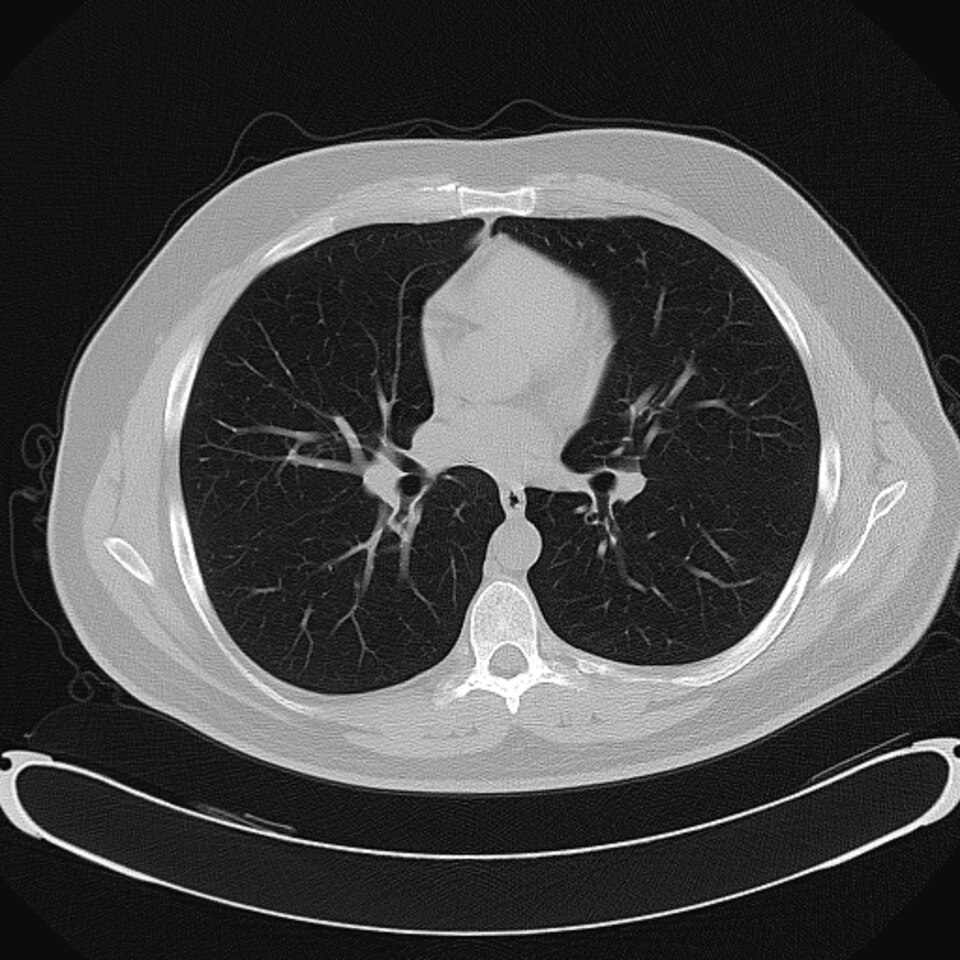
#> input picture figures/fig3_images/CT-Thorax-5.0-B70f-Lungs.jpg, 960 x 960 px, found by its file name
$ python make_hero.py
#> lines starting #> are read from the running program, lines starting #| are printed output that depends on the picture
import os, math
import numpy as np
import matplotlib
matplotlib.use('Agg')
import matplotlib.pyplot as plt
import matplotlib.image as mpimg
from matplotlib.patches import FancyBboxPatch, FancyArrowPatch, Circle, Wedge, Polygon, Rectangle
from matplotlib.lines import Line2D
import matplotlib.patheffects as pe

OUT = r'E:\综述\外科\投稿版本\新建文件夹\figures_V2'
IMG = os.path.expanduser(r'~/.scratch/fig3_images')
os.makedirs(OUT, exist_ok=True)

# ---------------- palette (deep-navy holographic, colorblind-aware) ----------------
BG      = '#0A1728'
PANEL   = '#0F2438'
EDGE    = '#1E4E70'
CYAN    = '#39C6F3'
CYAN_D  = '#1E8FBF'
ORANGE  = '#F2A93B'
GREEN   = '#3BDC97'
PURPLE  = '#B57EDC'
RED     = '#F26D6D'
TXT     = '#E8F4FB'
SUB     = '#9DC4DA'
DIM     = '#5E87A0'

plt.rcParams.update({'font.family': 'DejaVu Sans'})

def glow_line(ax, xs, ys, color, lw=2.2, n=3, alpha=0.5):
    for i in range(n, 0, -1):
        ax.plot(xs, ys, color=color, lw=lw * (1 + i * 1.6), alpha=alpha / (i * 1.8),
                solid_capstyle='round', zorder=2)
    ax.plot(xs, ys, color=color, lw=lw, zorder=3, solid_capstyle='round')

def panel(ax, x, y, w, h, title=None, edge=EDGE, fc=PANEL, title_color=SUB, lw=1.2):
    ax.add_patch(FancyBboxPatch((x, y), w, h, boxstyle='round,pad=0.006,rounding_size=0.012',
                                fc=fc, ec=edge, lw=lw, zorder=2))
    if title:
        ax.text(x + 0.012, y + h - 0.016, title, fontsize=8.5, color=title_color,
                fontweight='bold', va='top', zorder=4)

def chip(ax, x, y, w, h, text, color, fs=7.5, tc=None, lw=1.0):
    ax.add_patch(FancyBboxPatch((x, y), w, h, boxstyle='round,pad=0.004,rounding_size=0.008',
                                fc=color, ec='none', zorder=3))
    ax.text(x + w/2, y + h/2, text, ha='center', va='center', fontsize=fs,
            color=tc or '#0A1728', fontweight='bold', zorder=4)

fig = plt.figure(figsize=(12.4, 12.4))
ax = fig.add_axes([0, 0, 1, 1]); ax.set_xlim(0, 1); ax.set_ylim(0, 1); ax.axis('off')
ax.add_patch(Rectangle((0, 0), 1, 1, fc=BG, ec='none', zorder=0))
# subtle radial glow at center
for r_, a_ in zip(np.linspace(0.46, 0.10, 18), np.linspace(0.015, 0.10, 18)):
    ax.add_patch(Circle((0.5, 0.60), r_, fc='#12304A', ec='none', alpha=a_, zorder=1))

# ============================ TITLE ============================
ax.text(0.5, 0.982, 'THE SURGICAL DIGITAL TWIN', ha='center', fontsize=21, color=TXT,
        fontweight='bold', zorder=5)
ax.text(0.5, 0.956, 'From Pixels to Decisions — Patient-Specific Modeling, Virtual Iteration, and Closed-Loop Optimization',
        ha='center', fontsize=10, color=CYAN, zorder=5)
ax.plot([0.30, 0.70], [0.943, 0.943], color=EDGE, lw=1.0)

# ============================ CENTRAL LOOP ============================
cx, cy, R = 0.5, 0.63, 0.185
arcs = [  # (start_deg, end_deg, color, label, sub)
    (115, 245, CYAN,   'PREOPERATIVE', 'days–hours\nplan optimization'),
    (245, 335, ORANGE, 'INTRAOPERATIVE', 'minutes–seconds\nonline updating'),
    (335, 475, GREEN,  'POSTOPERATIVE', 'weeks–months\nlongitudinal iteration'),
]
for a0, a1, col, lab, sub in arcs:
    th = np.linspace(np.deg2rad(a0), np.deg2rad(a1), 100)
    glow_line(ax, cx + R * np.cos(th), cy + R * np.sin(th), col, lw=3.2)
    # arrowhead at arc end (clockwise)
    t_mid_arrow = np.deg2rad(a1 - 4)
    t_end_arrow = np.deg2rad(a1 - 0.5)
    ax.add_patch(FancyArrowPatch((cx + R * np.cos(t_mid_arrow), cy + R * np.sin(t_mid_arrow)),
                                 (cx + R * np.cos(t_end_arrow), cy + R * np.sin(t_end_arrow)),
                                 arrowstyle='-|>', mutation_scale=26, color=col, lw=3.2, zorder=5))
    mid = np.deg2rad((a0 + a1) / 2)
    lx, ly = cx + (R + 0.043) * np.cos(mid), cy + (R + 0.043) * np.sin(mid)
    if lab == 'PREOPERATIVE':
        lx += 0.028
    ax.text(lx, ly, lab, ha='center', va='center', fontsize=8.2, color=col, fontweight='bold', zorder=6)
    sx, sy = cx + (R + 0.043) * np.cos(mid), cy + (R + 0.043) * np.sin(mid) - 0.024
    ax.text(sx, sy, sub, ha='center', va='center', fontsize=6.4, color=SUB, zorder=4)

# center panel: the mathematical core
panel(ax, cx - 0.145, cy - 0.115, 0.29, 0.23, edge=CYAN_D, fc='#0D2033')
ax.text(cx, cy + 0.092, 'VIRTUAL ITERATION', ha='center', fontsize=11.5, color=CYAN, fontweight='bold')
ax.text(cx, cy + 0.062, 'the computational core', ha='center', fontsize=7.5, color=SUB)
ax.text(cx, cy + 0.028, 'a* = argmin$_{a\\in A}$  E$_{p(s,\\theta|y)}$ [ L( f$_\\theta$(s, a), a ) ]',
        ha='center', fontsize=10.5, color=TXT)
ax.text(cx, cy + 0.000, 's.t.  g$_i$(a) ≤ 0   (clinical constraints)', ha='center', fontsize=7.8, color=ORANGE)
ax.plot([cx - 0.11, cx + 0.11], [cy - 0.018, cy - 0.018], color=EDGE, lw=0.8)
ax.text(cx, cy - 0.040, 'θ$_{t+1}$ = argmin$_\\theta$  d( f$_\\theta$(s$_t$, a$_t$), s$_{t+1}^{obs}$ )',
        ha='center', fontsize=9.5, color=GREEN)
ax.text(cx, cy - 0.066, 'bilevel loop: optimize the plan · recalibrate the model',
        ha='center', fontsize=7.2, color=SUB)
ax.text(cx, cy - 0.094, 'surgeon in the loop — ranked plans + uncertainty',
        ha='center', fontsize=7.2, color=PURPLE)

# ============================ LEFT: PHYSICAL WORLD ============================
LX, LY, LW, LH = 0.025, 0.44, 0.225, 0.42
panel(ax, LX, LY, LW, LH, 'PHYSICAL WORLD', edge=CYAN_D)
ax.text(LX + LW / 2, LY + LH - 0.045, 'patient · sensors · OR', fontsize=8, ha='center', color=SUB)
# patient glyph (supine on table)
px, py = LX + 0.052, LY + LH - 0.105
ax.add_patch(FancyBboxPatch((px - 0.038, py - 0.018), 0.118, 0.012, boxstyle='round,pad=0.002',
                            fc='#1A3A55', ec=CYAN_D, lw=0.8, zorder=3))
ax.add_patch(Circle((px - 0.014, py + 0.008), 0.011, fc=CYAN, ec='none', zorder=4))
ax.add_patch(FancyBboxPatch((px - 0.002, py - 0.001), 0.058, 0.017, boxstyle='round,pad=0.004,rounding_size=0.008',
                            fc=CYAN, ec='none', zorder=4))
ax.text(px + 0.10, py - 0.002, 'state s$_t$', fontsize=8, color=CYAN, ha='left')
# real modality images 2x2
mods = [('CT-Thorax-5.0-B70f-Lungs.jpg', 'CT'),
        ('AFIP-00405589-Glioblastoma-Radiology.jpg', 'MRI'),
        ('cardiac_mri_frame.png', 'cine MRI'),
        ('Transient Elastography (Fibroscan) of the Liver.jpg', 'US')]
ix0, iy0, iw, gap = LX + 0.016, LY + 0.105, 0.088, 0.012
for i, (fn, lab) in enumerate(mods):
    xx = ix0 + (i % 2) * (iw + gap)
    yy = iy0 + (1 - i // 2) * (iw * 0.78 + gap)
    inset = ax.inset_axes([xx, yy, iw, iw * 0.78])
    inset.imshow(mpimg.imread(os.path.join(IMG, fn)), cmap='gray', aspect='auto')
    inset.set_xticks([]); inset.set_yticks([])
    for sp in inset.spines.values():
        sp.set_edgecolor(CYAN_D); sp.set_linewidth(1.0)
    ax.text(xx + iw / 2, yy - 0.012, lab, fontsize=7, color=SUB, ha='center')
ax.text(LX + LW / 2, LY + 0.030, 'observation  y$_t$ = H(s$_t$) + v$_t$', fontsize=8.5,
        color=CYAN, ha='center', fontweight='bold')
# arrow physical -> loop
arrow = FancyArrowPatch((LX + LW + 0.005, cy + 0.05), (cx - R - 0.012, cy + 0.05),
                        arrowstyle='-|>', mutation_scale=22, color=CYAN, lw=2.4, zorder=4)
ax.add_patch(arrow)

# ============================ RIGHT: VIRTUAL WORLD ============================
RX, RY, RW, RH = 0.75, 0.44, 0.225, 0.42
panel(ax, RX, RY, RW, RH, 'VIRTUAL WORLD  (the twin)', edge=PURPLE)
ax.text(RX + RW / 2, RY + RH - 0.045, 'geometry · physics · policy', fontsize=8, ha='center', color=SUB)
# wireframe "organ" mesh (warped sphere)
u = np.linspace(0, 2 * np.pi, 26); v = np.linspace(0, np.pi, 14)
uu, vv = np.meshgrid(u, v)
xs = np.sin(vv) * np.cos(uu); ys_ = np.cos(vv); zs = np.sin(vv) * np.sin(uu)
warp = 1 + 0.28 * ys_
mx, my = xs * warp, zs * 0.82
ox, oy, sc = RX + RW / 2, RY + RH - 0.185, 0.052
for j in range(0, len(v), 2):
    ax.plot(ox + sc * mx[j, :], oy + sc * my[j, :], color=CYAN, lw=0.55, alpha=0.75, zorder=3)
for j in range(0, len(u), 2):
    ax.plot(ox + sc * mx[:, j], oy + sc * my[:, j], color=CYAN, lw=0.55, alpha=0.75, zorder=3)
ax.text(ox, oy - 0.068, 'patient-specific mesh', fontsize=7, color=SUB, ha='center')
# solver chips
chip(ax, RX + 0.016, RY + 0.135, 0.062, 0.028, 'FEBio', CYAN_D, tc=TXT, fs=7.5)
chip(ax, RX + 0.084, RY + 0.135, 0.075, 0.028, 'SimVascular', CYAN_D, tc=TXT, fs=7.0)
chip(ax, RX + 0.165, RY + 0.135, 0.062, 0.028, 'openCARP', CYAN_D, tc=TXT, fs=7.0)
chip(ax, RX + 0.016, RY + 0.099, 0.108, 0.028, 'nnU-Net · MedSAM', EDGE, tc=TXT, fs=7.0)
chip(ax, RX + 0.130, RY + 0.099, 0.097, 0.028, 'POD 378±280×', PURPLE, tc='#0A1728', fs=7.0)
ax.text(RX + RW / 2, RY + 0.062, 'forward model  ŝ$_{t+1}$ = f$_\\theta$(s$_t$, a)',
        fontsize=8.5, color=PURPLE, ha='center', fontweight='bold')
ax.text(RX + RW / 2, RY + 0.030, 'biomechanics · hemodynamics · electrophysiology',
        fontsize=6.8, color=SUB, ha='center')
# arrow loop -> virtual & virtual -> loop (bidirectional)
ax.add_patch(FancyArrowPatch((cx + R + 0.012, cy + 0.05), (RX - 0.005, cy + 0.05),
                             arrowstyle='-|>', mutation_scale=22, color=PURPLE, lw=2.4, zorder=4))
ax.add_patch(FancyArrowPatch((RX - 0.005, cy - 0.02), (cx + R + 0.012, cy - 0.02),
                             arrowstyle='-|>', mutation_scale=22, color=GREEN, lw=2.4, zorder=4))
ax.text(cx + R + 0.052, cy - 0.055, 'assimilation', fontsize=6.6, color=GREEN, ha='left')

# ============================ BOTTOM: three pillar cards ============================
BY, BH = 0.035, 0.335
# ---- Card 1: EVIDENCE ----
c1x, c1w = 0.025, 0.30
panel(ax, c1x, BY, c1w, BH, 'EVIDENCE  (162-study corpus)', edge=CYAN_D)
ev = [
    ('RR 0.39', 'pedicle perforation, navigated vs.\nconventional (8,539 screws)', CYAN),
    ('0.943', 'TotalSegmentator mean Dice,\n104 structures (1,204 CTs)', GREEN),
    ('5.9→2.9 mm', 'brain-shift mTRE after deformable\nMR–iUS registration (13 cases)', ORANGE),
    ('378±280×', 'POD calibration speed-up,\nCCC 0.986 vs. full model', PURPLE),
]
ey = BY + BH - 0.058
for val, txt, col in ev:
    ax.text(c1x + 0.014, ey, val, fontsize=9.8, color=col, fontweight='bold', va='center')
    ax.text(c1x + 0.104, ey, txt, fontsize=6.6, color=SUB, va='center')
    ey -= 0.052
ax.text(c1x + 0.014, ey - 0.004, 'CEBM: strongest domain reaches level III only', fontsize=6.8,
        color=RED, va='center')

# ---- Card 2: CREDIBILITY (VVUQ) ----
c2x, c2w = 0.345, 0.30
panel(ax, c2x, BY, c2w, BH, 'CREDIBILITY  (ASME V&V 40)', edge=ORANGE)
tiers = [('Clinical validation', RED, 0.34), ('Physics validation', ORANGE, 0.52),
         ('Geometric validation', CYAN, 0.70), ('Verification', CYAN_D, 0.88)]
ty = BY + 0.205
for name, col, wf in tiers:
    w_ = wf * 0.16; x0 = c2x + 0.105 - w_ / 2
    w2_ = (wf - 0.14) * 0.16; x1 = c2x + 0.105 - w2_ / 2
    ax.add_patch(Polygon([(x0, ty), (x0 + w_, ty), (x1 + w2_, ty + 0.042), (x1, ty + 0.042)],
                         closed=True, fc=col, ec=BG, lw=0.8, alpha=0.95, zorder=3))
    ax.text(c2x + 0.105, ty + 0.021, name, ha='center', va='center', fontsize=6.4,
            color=TXT if col in (RED, CYAN_D) else '#0A1728', zorder=4, fontweight='bold')
    ty -= 0.047
ax.text(c2x + 0.215, BY + 0.155, 'UQ spans\nall levels:\n· segmentation\n· registration\n· parameters\n· model form\n· surrogate',
        fontsize=6.2, color=SUB, va='top')
ax.text(c2x + 0.014, BY + 0.040, 'credibility for the context of use —', fontsize=6.8, color=ORANGE)
ax.text(c2x + 0.014, BY + 0.018, 'risk-informed (V&V 40) · FDA CM&S 2023', fontsize=6.8, color=ORANGE)

# ---- Card 3: MATURITY ----
c3x, c3w = 0.665, 0.31
panel(ax, c3x, BY, c3w, BH, 'MATURITY  (where the field really is)', edge=GREEN)
lv = [('L1', 'static model'), ('L2', 'dynamic visualization'), ('L3', 'predictive\nsimulation'),
      ('L4', 'closed-loop\noptimization'), ('L5', 'autonomous\ntwin')]
lx0, lw_ = c3x + 0.016, 0.054
for i, (lab, name) in enumerate(lv):
    col = [DIM, CYAN_D, CYAN, ORANGE, '#23435C'][i]
    tc = TXT if i in (0, 1, 4) else '#0A1728'
    chip(ax, lx0 + i * (lw_ + 0.004), BY + 0.185, lw_, 0.034, lab, col, tc=tc, fs=8)
    ax.text(lx0 + i * (lw_ + 0.004) + lw_ / 2, BY + 0.168, name, fontsize=5.6, color=SUB, ha='center', va='top')
marks = [
    (1, 'deployed\n(Brainlab · Mako)', CYAN),
    (2, 'FFRct — only RCT-grade\npredictive twin (PLATFORM)', CYAN_D),
    (3, 'research demos\n(EP twins · differentiable sim.)', ORANGE),
    (4, 'none — no regulatory path\n(continuous learning)', RED),
]
my = BY + 0.130
for idx, txt, col in marks:
    ax.add_patch(Circle((lx0 + idx * (lw_ + 0.004) + lw_ / 2, my + 0.008), 0.006, fc=col, ec='none', zorder=4))
    ax.text(lx0 + 0.002, my, f'L{idx+1}', fontsize=7.5, color=col, fontweight='bold', va='center')
    ax.text(lx0 + 0.028, my, txt, fontsize=6.1, color=SUB, va='center')
    my -= 0.042

# ============================ FOOTER ============================
ax.plot([0.06, 0.94], [0.016, 0.016], color=EDGE, lw=0.8)
ax.text(0.5, 0.007, 'Image → Model → Simulation → Optimization → Decision → Observation — the loop closes at three time scales, and credibility decides how far it goes.',
        ha='center', fontsize=7.6, color=DIM)

png = os.path.join(OUT, 'graphical_abstract.png')
pdf = os.path.join(OUT, 'pdf', 'graphical_abstract.pdf')
fig.savefig(png, dpi=300, facecolor=BG, bbox_inches='tight')
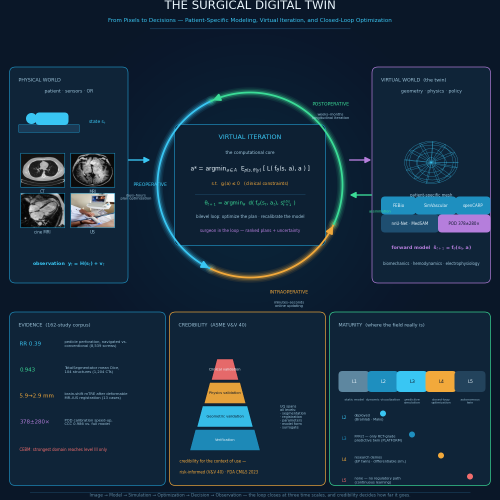
#> figure drawn by matplotlib, 1 panel
fig.savefig(pdf, facecolor=BG, bbox_inches='tight')
print('saved', png)
print('saved', pdf)
